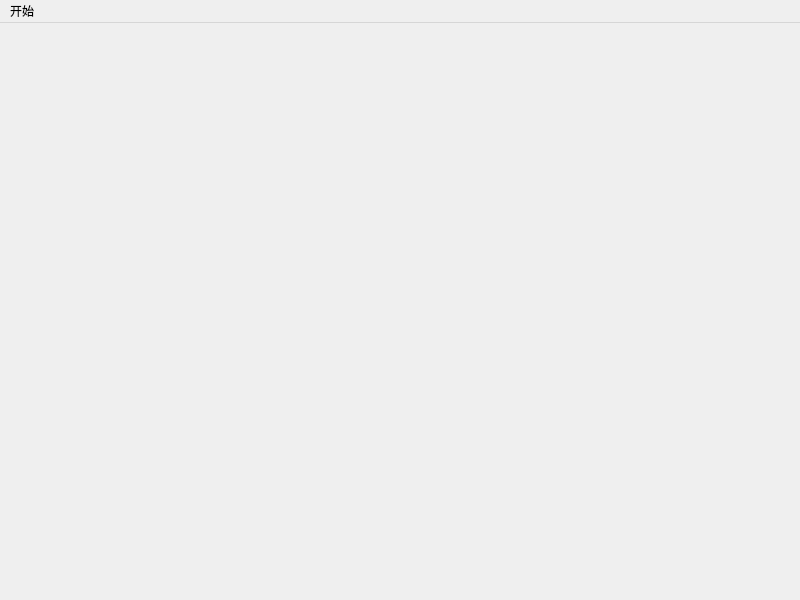
<?xml version="1.0" encoding="UTF-8"?>
<ui version="4.0">
 <class>MainWindow</class>
 <widget class="QMainWindow" name="MainWindow">
  <property name="geometry">
   <rect>
    <x>0</x>
    <y>0</y>
    <width>800</width>
    <height>600</height>
   </rect>
  </property>
  <property name="windowTitle">
   <string>MainWindow</string>
  </property>
  <widget class="QWidget" name="centralwidget"/>
  <widget class="QMenuBar" name="menubar">
   <property name="geometry">
    <rect>
     <x>0</x>
     <y>0</y>
     <width>800</width>
     <height>26</height>
    </rect>
   </property>
   <widget class="QMenu" name="menu">
    <property name="title">
     <string>开始</string>
    </property>
    <addaction name="actionquit"/>
   </widget>
   <addaction name="menu"/>
  </widget>
  <action name="actionquit">
   <property name="text">
    <string>退出</string>
   </property>
  </action>
  <action name="actionhello">
   <property name="text">
    <string>hello</string>
   </property>
  </action>
 </widget>
 <resources/>
 <connections/>
</ui>
